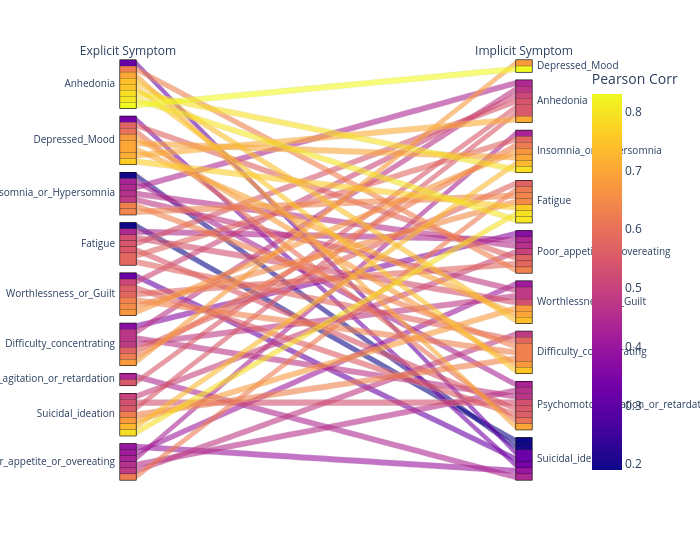

The cell this chart's notebook holds for it:
### Code cell
fig = px.parallel_categories(temp_df, dimensions=['explicit_symptom', 'implicit_symptom'],
                color="pearson_score", color_continuous_scale=px.colors.sequential.Plasma,
                labels={'explicit_symptom':'Explicit Symptom', 'implicit_symptom':'Implicit Symptom', 'pearson_score':'Pearson Corr'},
                width=700)
fig.show()

### Figure 1 — Plotly figure (JSON) as saved in the notebook; plotly's stock layout.template omitted (floating-point values rounded to 4 significant figures)
{"data": [{"dimensions": [{"label": "Explicit Symptom", "values": ["Anhedonia", "Depressed_Mood", "Anhedonia", "Insomnia_or_Hypersomnia", "Anhedonia", "Fatigue", "Anhedonia", "Anhedonia", "Worthlessness_or_Guilt", "Anhedonia", "Difficulty_concentrating", "Anhedonia", "Psychomotor_agitation_or_retardation", "Anhedonia", "Suicidal_ideation", "Depressed_Mood", "Depressed_Mood", "Depressed_Mood", "Depressed_Mood", "Depressed_Mood", "Difficulty_concentrating", "Depressed_Mood", "Depressed_Mood", "Insomnia_or_Hypersomnia", "Fatigue", "Insomnia_or_Hypersomnia", "Poor_appetite_or_overeating", "Insomnia_or_Hypersomnia", "Worthlessness_or_Guilt", "Insomnia_or_Hypersomnia", "Difficulty_concentrating", "Insomnia_or_Hypersomnia", "Insomnia_or_Hypersomnia", "Suicidal_ideation", "Fatigue", "Poor_appetite_or_overeating", "Fatigue", "Worthlessness_or_Guilt", "Fatigue", "Difficulty_concentrating", "Fatigue", "Fatigue", "Suicidal_ideation", "Poor_appetite_or_overeating", "Worthlessness_or_Guilt", "Poor_appetite_or_overeating", "Difficulty_concentrating", "Poor_appetite_or_overeating", "Poor_appetite_or_overeating", "Suicidal_ideation", "Worthlessness_or_Guilt", "Difficulty_concentrating", "Worthlessness_or_Guilt", "Worthlessness_or_Guilt", "Suicidal_ideation", "Difficulty_concentrating", "Suicidal_ideation", "Psychomotor_agitation_or_retardation", "Suicidal_ideation"]}, {"label": "Implicit Symptom", "values": ["Depressed_Mood", "Anhedonia", "Insomnia_or_Hypersomnia", "Anhedonia", "Fatigue", "Anhedonia", "Poor_appetite_or_overeating", "Worthlessness_or_Guilt", "Anhedonia", "Difficulty_concentrating", "Anhedonia", "Psychomotor_agitation_or_retardation", "Anhedonia", "Suicidal_ideation", "Anhedonia", "Insomnia_or_Hypersomnia", "Fatigue", "Poor_appetite_or_overeating", "Worthlessness_or_Guilt", "Difficulty_concentrating", "Depressed_Mood", "Psychomotor_agitation_or_retardation", "Suicidal_ideation", "Fatigue", "Insomnia_or_Hypersomnia", "Poor_appetite_or_overeating", "Insomnia_or_Hypersomnia", "Worthlessness_or_Guilt", "Insomnia_or_Hypersomnia", "Difficulty_concentrating", "Insomnia_or_Hypersomnia", "Psychomotor_agitation_or_retardation", "Suicidal_ideation", "Insomnia_or_Hypersomnia", "Poor_appetite_or_overeating", "Fatigue", "Worthlessness_or_Guilt", "Fatigue", "Difficulty_concentrating", "Fatigue", "Psychomotor_agitation_or_retardation", "Suicidal_ideation", "Fatigue", "Worthlessness_or_Guilt", "Poor_appetite_or_overeating", "Difficulty_concentrating", "Poor_appetite_or_overeating", "Psychomotor_agitation_or_retardation", "Suicidal_ideation", "Poor_appetite_or_overeating", "Difficulty_concentrating", "Worthlessness_or_Guilt", "Psychomotor_agitation_or_retardation", "Suicidal_ideation", "Worthlessness_or_Guilt", "Psychomotor_agitation_or_retardation", "Difficulty_concentrating", "Suicidal_ideation", "Psychomotor_agitation_or_retardation"]}], "domain": {"x": [0, 1], "y": [0, 1]}, "line": {"color": [0.83, 0.71, 0.79, 0.44, 0.8, 0.54, 0.63, 0.74, 0.51, 0.75, 0.47, 0.7, 0.55, 0.32, 0.55, 0.7, 0.76, 0.57, 0.7, 0.68, 0.68, 0.6, 0.34, 0.64, 0.58, 0.46, 0.43, 0.48, 0.67, 0.63, 0.62, 0.43, 0.2, 0.73, 0.44, 0.62, 0.53, 0.65, 0.58, 0.57, 0.55, 0.19, 0.79, 0.41, 0.58, 0.48, 0.37, 0.46, 0.4, 0.5, 0.63, 0.48, 0.56, 0.32, 0.68, 0.47, 0.63, 0.44, 0.53], "coloraxis": "coloraxis"}, "name": "", "type": "parcats"}], "layout": {"coloraxis": {"colorbar": {"title": {"text": "Pearson Corr"}}, "colorscale": [[0, "#0d0887"], [0.1111, "#46039f"], [0.2222, "#7201a8"], [0.3333, "#9c179e"], [0.4444, "#bd3786"], [0.5556, "#d8576b"], [0.6667, "#ed7953"], [0.7778, "#fb9f3a"], [0.8889, "#fdca26"], [1, "#f0f921"]]}, "legend": {"tracegroupgap": 0}, "margin": {"t": 60}, "width": 700}}
